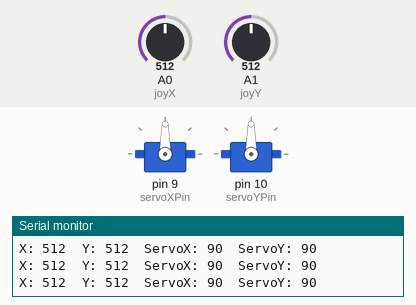
This sketch was run on a simulated Arduino Uno, built with avr-gcc and run on an emulated ATmega328P. On the bench: 2 × servo, the last lines printed to the serial monitor. Inputs (shaded band) come from the test bench; at power-on: A1 (joyY) = 512, A0 (joyX) = 512.

Above: at 1.2 s.
1.3 s: A1 (joyY) set to 561
At 2.4 s:
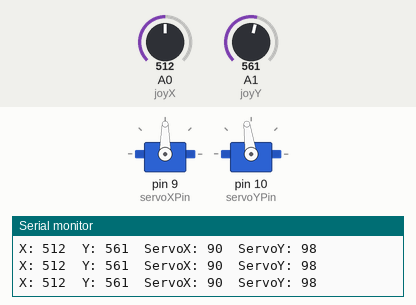
4.3 s: A1 (joyY) set to 587
At 4.8 s:
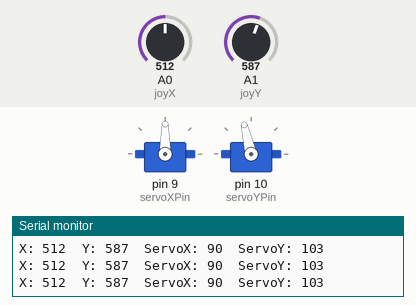
5.8 s: A0 (joyX) set to 552
At 7.2 s:
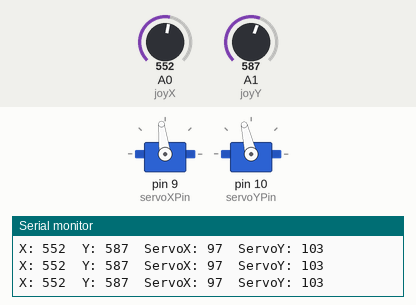
8.8 s: A0 (joyX) set to 582
At 9.3 s:
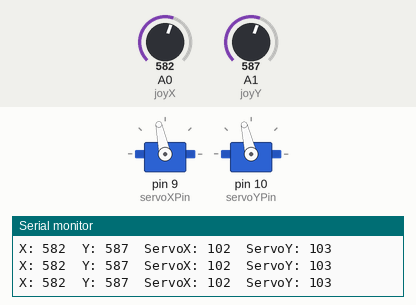
10.3 s: A1 (joyY) set to 511
At 10.7 s:
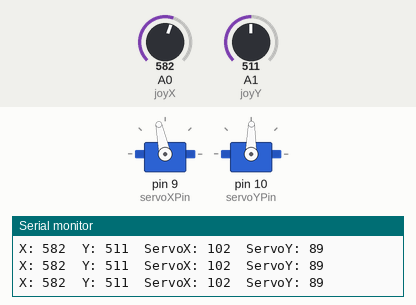
11.8 s: A0 (joyX) set to 306
At 13.1 s:
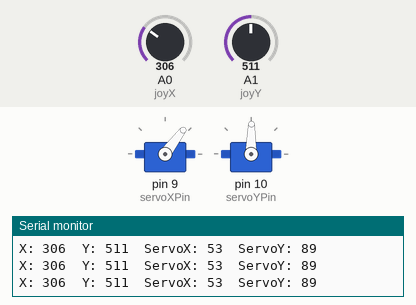
Timing chart, 0 to 14.3 s (numbered marks = the images above; inputs shaded):
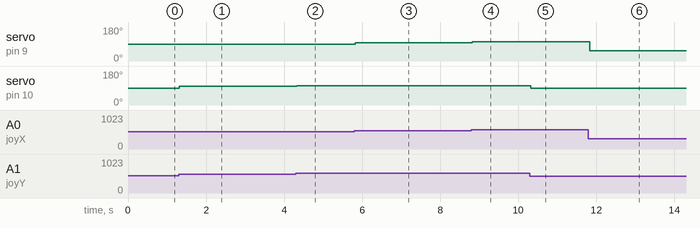

Measured:
- after the input at 1.3 s, servo on pin 10 (servoYPin): 90° → 98° at once
- after the input at 4.3 s, servo on pin 10 (servoYPin): 98° → 103° at once
- after the input at 5.8 s, servo on pin 9 (servoXPin): 90° → 97° at once
- after the input at 8.8 s, servo on pin 9 (servoXPin): 97° → 102° at once
- after the input at 10.3 s, servo on pin 10 (servoYPin): 103° → 89° at once
- after the input at 11.8 s, servo on pin 9 (servoXPin): 102° → 53° at once

The sketch:

ejercicio_conexion_pinzas.ino
```cpp
#include <Servo.h>

// Define los pines para el joystick
#define joyX A0
#define joyY A1

// Define los pines para los servomotores
#define servoXPin 9
#define servoYPin 10

Servo servoX;
Servo servoY;

void setup() {
  // Inicializa los servomotores
  servoX.attach(servoXPin);
  servoY.attach(servoYPin);

  // Inicializa el puerto serial
  Serial.begin(9600);
}

void loop() {
  // Lee los valores del joystick
  int xValue = analogRead(joyX);
  int yValue = analogRead(joyY);

  // Mapea los valores del joystick al rango de movimiento de los servomotores (0-180)
  int xAngle = map(xValue, 0, 1023, 0, 180);
  int yAngle = map(yValue, 0, 1023, 0, 180);

  // Mueve los servomotores a las posiciones calculadas
  servoX.write(xAngle);
  servoY.write(yAngle);

  // Imprime los valores para depuración
  Serial.print("X: ");
  Serial.print(xValue);
  Serial.print("\tY: ");
  Serial.print(yValue);
  Serial.print("\tServoX: ");
  Serial.print(xAngle);
  Serial.print("\tServoY: ");
  Serial.println(yAngle);
}
```
